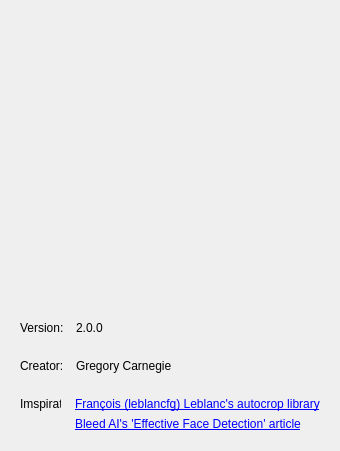
<?xml version="1.0" encoding="UTF-8"?>
<ui version="4.0">
 <class>Dialog</class>
 <widget class="QDialog" name="Dialog">
  <property name="geometry">
   <rect>
    <x>0</x>
    <y>0</y>
    <width>334</width>
    <height>451</height>
   </rect>
  </property>
  <property name="sizePolicy">
   <sizepolicy hsizetype="Fixed" vsizetype="Fixed">
    <horstretch>0</horstretch>
    <verstretch>0</verstretch>
   </sizepolicy>
  </property>
  <property name="windowTitle">
   <string>Dialog</string>
  </property>
  <layout class="QVBoxLayout" name="verticalLayout">
   <item>
    <widget class="QWidget" name="widget" native="true">
     <property name="sizePolicy">
      <sizepolicy hsizetype="Expanding" vsizetype="Expanding">
       <horstretch>0</horstretch>
       <verstretch>0</verstretch>
      </sizepolicy>
     </property>
    </widget>
   </item>
   <item>
    <widget class="QFrame" name="frame">
     <property name="frameShape">
      <enum>QFrame::NoFrame</enum>
     </property>
     <property name="frameShadow">
      <enum>QFrame::Raised</enum>
     </property>
     <property name="lineWidth">
      <number>0</number>
     </property>
     <layout class="QHBoxLayout" name="horizontalLayout">
      <item>
       <widget class="QLabel" name="label_7">
        <property name="minimumSize">
         <size>
          <width>50</width>
          <height>0</height>
         </size>
        </property>
        <property name="maximumSize">
         <size>
          <width>50</width>
          <height>16777215</height>
         </size>
        </property>
        <property name="text">
         <string>Version:</string>
        </property>
        <property name="textFormat">
         <enum>Qt::AutoText</enum>
        </property>
        <property name="alignment">
         <set>Qt::AlignLeading|Qt::AlignLeft|Qt::AlignTop</set>
        </property>
       </widget>
      </item>
      <item>
       <widget class="QLabel" name="label_8">
        <property name="text">
         <string>2.0.0</string>
        </property>
        <property name="alignment">
         <set>Qt::AlignLeading|Qt::AlignLeft|Qt::AlignTop</set>
        </property>
       </widget>
      </item>
     </layout>
    </widget>
   </item>
   <item>
    <widget class="QFrame" name="frame_2">
     <property name="frameShape">
      <enum>QFrame::NoFrame</enum>
     </property>
     <property name="frameShadow">
      <enum>QFrame::Raised</enum>
     </property>
     <property name="lineWidth">
      <number>0</number>
     </property>
     <layout class="QHBoxLayout" name="horizontalLayout_2">
      <item>
       <widget class="QLabel" name="label_4">
        <property name="minimumSize">
         <size>
          <width>50</width>
          <height>0</height>
         </size>
        </property>
        <property name="maximumSize">
         <size>
          <width>50</width>
          <height>16777215</height>
         </size>
        </property>
        <property name="text">
         <string>Creator:</string>
        </property>
        <property name="alignment">
         <set>Qt::AlignLeading|Qt::AlignLeft|Qt::AlignTop</set>
        </property>
       </widget>
      </item>
      <item>
       <widget class="QLabel" name="label_3">
        <property name="text">
         <string>Gregory Carnegie</string>
        </property>
        <property name="alignment">
         <set>Qt::AlignLeading|Qt::AlignLeft|Qt::AlignTop</set>
        </property>
       </widget>
      </item>
     </layout>
    </widget>
   </item>
   <item>
    <widget class="QFrame" name="frame_3">
     <property name="frameShape">
      <enum>QFrame::NoFrame</enum>
     </property>
     <property name="frameShadow">
      <enum>QFrame::Raised</enum>
     </property>
     <property name="lineWidth">
      <number>0</number>
     </property>
     <layout class="QHBoxLayout" name="horizontalLayout_3">
      <property name="spacing">
       <number>0</number>
      </property>
      <property name="leftMargin">
       <number>0</number>
      </property>
      <property name="topMargin">
       <number>0</number>
      </property>
      <property name="bottomMargin">
       <number>0</number>
      </property>
      <item>
       <widget class="QFrame" name="frame_5">
        <property name="minimumSize">
         <size>
          <width>50</width>
          <height>0</height>
         </size>
        </property>
        <property name="maximumSize">
         <size>
          <width>50</width>
          <height>16777215</height>
         </size>
        </property>
        <property name="frameShape">
         <enum>QFrame::NoFrame</enum>
        </property>
        <property name="frameShadow">
         <enum>QFrame::Raised</enum>
        </property>
        <property name="lineWidth">
         <number>0</number>
        </property>
        <layout class="QVBoxLayout" name="verticalLayout_3">
         <property name="rightMargin">
          <number>0</number>
         </property>
         <item>
          <widget class="QLabel" name="label_5">
           <property name="minimumSize">
            <size>
             <width>50</width>
             <height>0</height>
            </size>
           </property>
           <property name="maximumSize">
            <size>
             <width>50</width>
             <height>16777215</height>
            </size>
           </property>
           <property name="lineWidth">
            <number>0</number>
           </property>
           <property name="text">
            <string>Imspiration:</string>
           </property>
          </widget>
         </item>
         <item>
          <widget class="QLabel" name="label_9">
           <property name="minimumSize">
            <size>
             <width>50</width>
             <height>0</height>
            </size>
           </property>
           <property name="maximumSize">
            <size>
             <width>50</width>
             <height>16777215</height>
            </size>
           </property>
           <property name="lineWidth">
            <number>0</number>
           </property>
           <property name="text">
            <string/>
           </property>
          </widget>
         </item>
        </layout>
       </widget>
      </item>
      <item>
       <widget class="QFrame" name="frame_4">
        <property name="frameShape">
         <enum>QFrame::NoFrame</enum>
        </property>
        <property name="frameShadow">
         <enum>QFrame::Raised</enum>
        </property>
        <property name="lineWidth">
         <number>0</number>
        </property>
        <layout class="QVBoxLayout" name="verticalLayout_2">
         <property name="leftMargin">
          <number>14</number>
         </property>
         <property name="rightMargin">
          <number>0</number>
         </property>
         <item>
          <widget class="QLabel" name="label_6">
           <property name="styleSheet">
            <string notr="true"/>
           </property>
           <property name="lineWidth">
            <number>0</number>
           </property>
           <property name="text">
            <string>&lt;a href=&quot;https://leblancfg.com/autocrop/&quot;&gt;François (leblancfg) Leblanc's autocrop library&lt;/a&gt;</string>
           </property>
           <property name="openExternalLinks">
            <bool>true</bool>
           </property>
          </widget>
         </item>
         <item>
          <widget class="QLabel" name="label_2">
           <property name="lineWidth">
            <number>0</number>
           </property>
           <property name="text">
            <string>&lt;a href=&quot;https://bleedai.com/5-easy-effective-face-detection-algorithms-in-python/&quot;&gt;Bleed AI's 'Effective Face Detection' article&lt;/a&gt;</string>
           </property>
           <property name="alignment">
            <set>Qt::AlignLeading|Qt::AlignLeft|Qt::AlignVCenter</set>
           </property>
           <property name="openExternalLinks">
            <bool>true</bool>
           </property>
          </widget>
         </item>
        </layout>
       </widget>
      </item>
     </layout>
    </widget>
   </item>
  </layout>
 </widget>
 <resources/>
 <connections/>
</ui>
